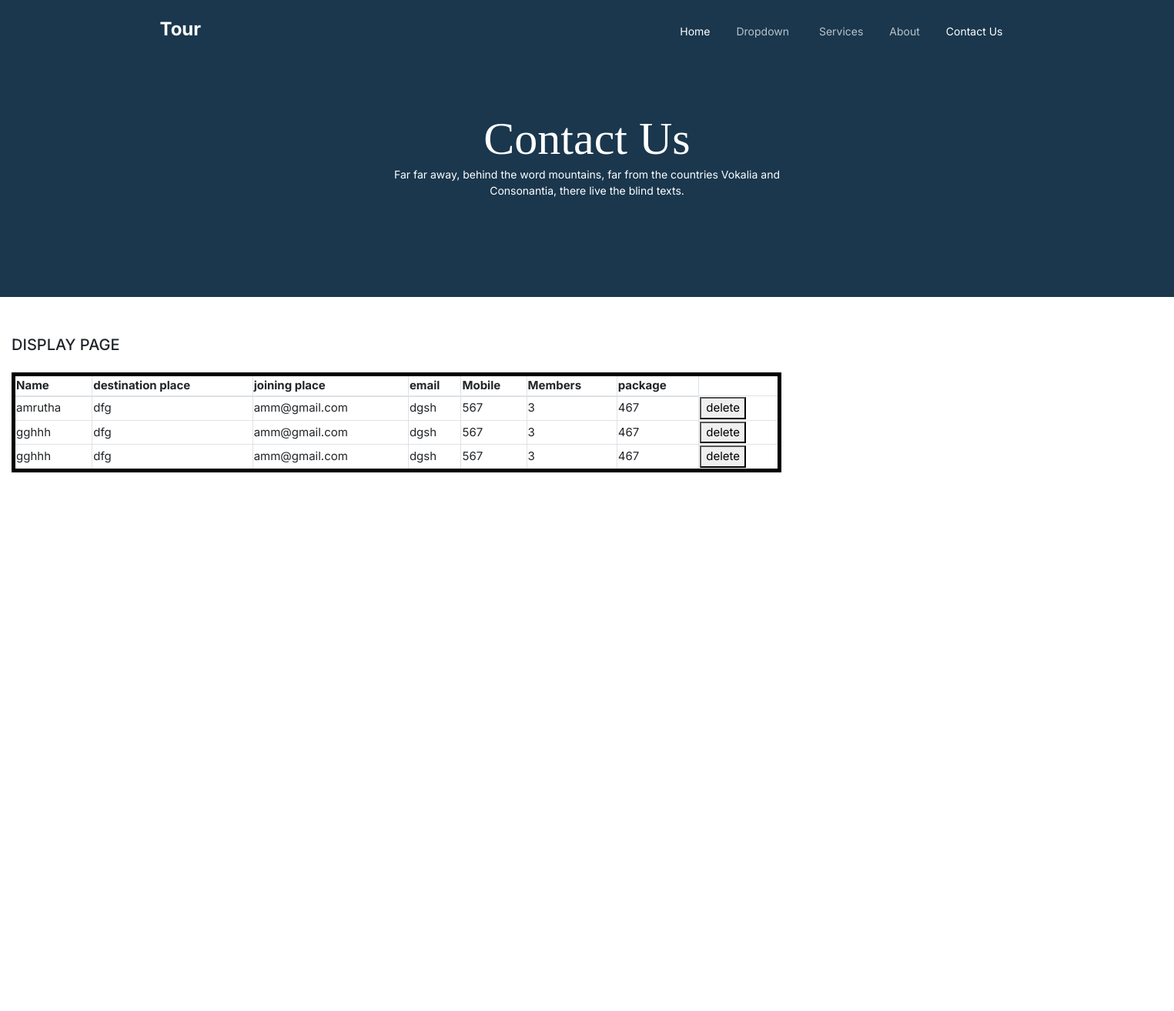
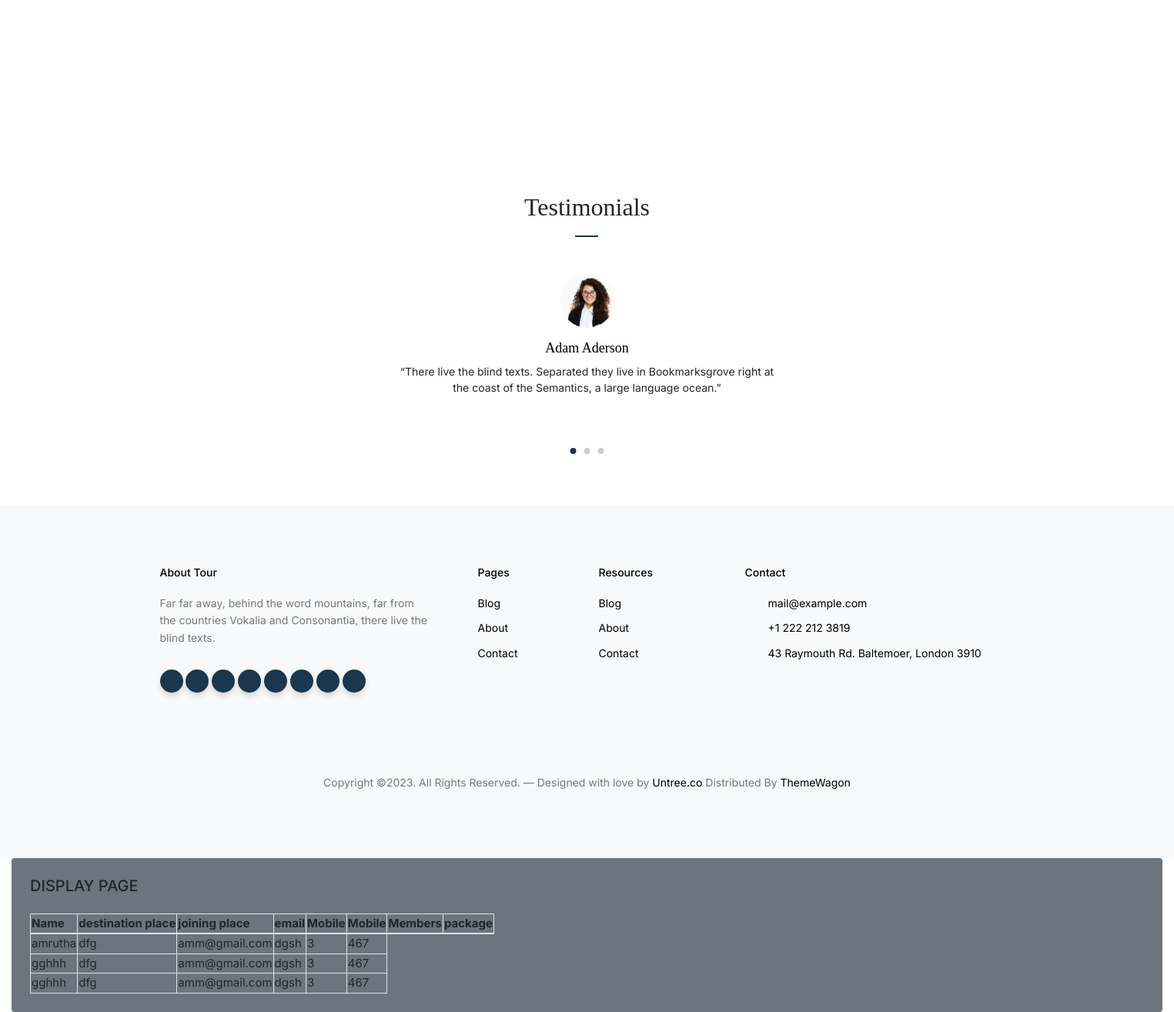
The page /userapp/displaybook_fn/ on the database its author committed (2 pictures, top to bottom).
### userapp/models.py (models this page shows)
class bookingdb(models.Model):
    destination_place = models.CharField(max_length=100)
    name = models.CharField(max_length=100)
    email = models.EmailField()
    joining_place=models.CharField(max_length=100)
    departure_date = models.CharField(max_length=100,null=True)
    mobile=models.IntegerField(null=True)
    members=models.CharField(max_length=100)
    package = models.IntegerField(null=True)

### userapp/views.py (the view)
# urls.py: path('displaybook_fn/',views.displaybook_fn,name='displaybook_fn'),
def displaybook_fn(req):
    data=bookingdb.objects.all()
    return render(req,'displaybooking.html',{'data':data})

### userapp/templates/displaybooking.html (shortened to what this page needs)
<!doctype html>
{% load static %}
<html lang="en">
<head>
  <link rel="stylesheet" href="{% static 'new/css/bootstrap.min.css' %}">
  <link rel="stylesheet" href="{% static 'new/css/owl.carousel.min.css' %}">
  <link rel="stylesheet" href="{% static 'new/css/owl.theme.default.min.css' %}">
  <link rel="stylesheet" href="{% static 'new/css/jquery.fancybox.min.css' %}">
  <link rel="stylesheet" href="{% static 'new/fonts/icomoon/style.css' %}">
  <link rel="stylesheet" href="{% static 'new/fonts/flaticon/font/flaticon.css' %}">
  <link rel="stylesheet" href="{% static 'new/css/daterangepicker.css' %}">
  <link rel="stylesheet" href="{% static 'new/css/aos.css' %}">
  <link rel="stylesheet" href="{% static 'new/css/style.css' %}">
</head>
<body>
  <nav class="site-nav">
    <div class="container">
      <div class="site-navigation">
        <a href="index.html" class="logo m-0">Tour <span class="text-primary">.</span></a>
        <ul class="js-clone-nav d-none d-lg-inline-block text-left site-menu float-right">
          <li class="active"><a href="index.html">Home</a></li>
          <li class="has-children">
            <a href="#">Dropdown</a>
          </li>
          <li><a href="services.html">Services</a></li>
          <li><a href="about.html">About</a></li>
          <li class="active"><a href="contact.html">Contact Us</a></li>
        </ul>
      </div>
    </div>
  </nav>
  <div class="hero hero-inner">
    <div class="container">
      <div class="row align-items-center">
        <div class="col-lg-6 mx-auto text-center">
          <div class="intro-wrap">
            <h1 class="mb-0">Contact Us</h1>
            <p class="text-white">Far far away, behind the word mountains, far from the countries Vokalia and Consonantia, there live the blind texts. </p>
          </div>
        </div>
      </div>
    </div>
  </div>
  <div class="col-12" style="font-size:15px">
                        <div style="width:1500px;height:1000px;" >
                            <h6 class="mb-4" style="font-size:20px;margin-top:50px;">DISPLAY PAGE</h6>
                            <div class="table-responsive" >
                                <table class="table-bordered" style="width:1000px;height:100px;border: 5px solid black;">
                                    <thead>
                                        <tr>
                                            <th scope="col"> Name</th>
                                            <th scope="col">destination place</th>
                                            <th scope="col">joining place</th>
                                            <th scope="col">email</th>
                                            <th scope="col">Mobile</th>
                                            <th scope="col">Members</th>
                                            <th scope="col">package</th>
                                        </tr>
                                    </thead>
                                    <tbody>
                                    {% for i in data %}
                                        <tr>
                                          <td>{{i.name}}</td>
                                          <td>{{i.destination_place}}</td>
                                          <td>{{i.email}}</td>
                                          <td>{{i.joining_place}}</td>
                                          <td>{{i.mobile}}</td>
                                          <td>{{i.members}}</td>
                                          <td>{{i.package}}</td>
                                           <form action="{% url 'deletebooking'  dataid=i.id %}">
                                            <td>
                                              <button type="submit" >delete</button>
                                            </td>
                                          </form>
                                        </tr>
                                    {% endfor %}
                                    </tbody>
                                </table>
                            </div>
                        </div>
                    </div>
  <div class="untree_co-section testimonial-section mt-5 bg-white">
    <div class="container">
      <div class="row justify-content-center">
        <div class="col-lg-7 text-center">
          <h2 class="section-title text-center mb-5">Testimonials</h2>
          <div class="owl-single owl-carousel no-nav">
            <div class="testimonial mx-auto">
              <figure class="img-wrap">
                <img src="images/person_2.jpg" alt="Image" class="img-fluid">
              </figure>
              <h3 class="name">Adam Aderson</h3>
              <blockquote>
                <p>&ldquo;There live the blind texts. Separated they live in Bookmarksgrove right at the coast of the Semantics, a large language ocean.&rdquo;</p>
              </blockquote>
            </div>
          </div>
        </div>
      </div>
    </div>
  </div>
  <div class="site-footer">
    <div class="inner first">
      <div class="container">
        <div class="row">
          <div class="col-md-6 col-lg-4">
            <div class="widget">
              <h3 class="heading">About Tour</h3>
              <p>Far far away, behind the word mountains, far from the countries Vokalia and Consonantia, there live the blind texts.</p>
            </div>
            <div class="widget">
              <ul class="list-unstyled social">
                <li><a href="#"><span class="icon-twitter"></span></a></li>
                <li><a href="#"><span class="icon-instagram"></span></a></li>
                <li><a href="#"><span class="icon-facebook"></span></a></li>
                <li><a href="#"><span class="icon-linkedin"></span></a></li>
                <li><a href="#"><span class="icon-dribbble"></span></a></li>
                <li><a href="#"><span class="icon-pinterest"></span></a></li>
                <li><a href="#"><span class="icon-apple"></span></a></li>
                <li><a href="#"><span class="icon-google"></span></a></li>
              </ul>
            </div>
          </div>
          <div class="col-md-6 col-lg-2 pl-lg-5">
            <div class="widget">
              <h3 class="heading">Pages</h3>
              <ul class="links list-unstyled">
                <li><a href="#">Blog</a></li>
                <li><a href="#">About</a></li>
                <li><a href="#">Contact</a></li>
              </ul>
            </div>
          </div>
          <div class="col-md-6 col-lg-2">
            <div class="widget">
              <h3 class="heading">Resources</h3>
              <ul class="links list-unstyled">
                <li><a href="#">Blog</a></li>
                <li><a href="#">About</a></li>
                <li><a href="#">Contact</a></li>
              </ul>
            </div>
          </div>
          <div class="col-md-6 col-lg-4">
            <div class="widget">
              <h3 class="heading">Contact</h3>
              <ul class="list-unstyled quick-info links">
                <li class="email"><a href="#">mail@example.com</a></li>
                <li class="phone"><a href="#">+1 222 212 3819</a></li>
                <li class="address"><a href="#">43 Raymouth Rd. Baltemoer, London 3910</a></li>
              </ul>
            </div>
          </div>
        </div>
      </div>
    </div>
    <div class="inner dark">
      <div class="container">
        <div class="row text-center">
          <div class="col-md-8 mb-3 mb-md-0 mx-auto">
            <p>Copyright &copy;. All Rights Reserved. &mdash; Designed with love by <a href="https://untree.co" class="link-highlight">Untree.co</a> Distributed By <a href="https://themewagon.com" target="_blank" >ThemeWagon</a>
            </p>
          </div>
        </div>
      </div>
    </div>
  </div>
</body>
</html>
<div class="col-12" style="font-size:15px">
                        <div class="bg-secondary rounded h-100 p-4">
                            <h6 class="mb-4" style="font-size:20px">DISPLAY PAGE</h6>
                            <div class="table-responsive">
                                <table class="table-bordered">
                                    <thead>
                                        <tr>
                                            <th scope="col"> Name</th>
                                            <th scope="col">destination place</th>
                                            <th scope="col">joining place</th>
                                            <th scope="col">email</th>
                                            <th scope="col">Mobile</th>
                                            <th scope="col">Mobile</th>
                                            <th scope="col">Members</th>
                                            <th scope="col">package</th>
                                        </tr>
                                    </thead>
                                    <tbody>
                                    {% for i in data %}
                                        <tr>
                                          <td>{{i.name}}</td>
                                          <td>{{i.destination_place}}</td>
                                          <td>{{i.email}}</td>
                                          <td>{{i.joining_place}}</td>
                                          <td>{{i.members}}</td>
                                          <td>{{i.package}}</td>
                                        </tr>
                                    {% endfor %}
                                    </tbody>
                                </table>
                            </div>
                        </div>
                    </div>

### rows shown on the page
bookingdb: name "amrutha", destination_place "dfg", email "amm@gmail.com", joining_place "dgsh", mobile "567", members "3", package "467"
bookingdb: name "gghhh", destination_place "dfg", email "amm@gmail.com", joining_place "dgsh", mobile "567", members "3", package "467"
bookingdb: name "gghhh", destination_place "dfg", email "amm@gmail.com", joining_place "dgsh", mobile "567", members "3", package "467"
